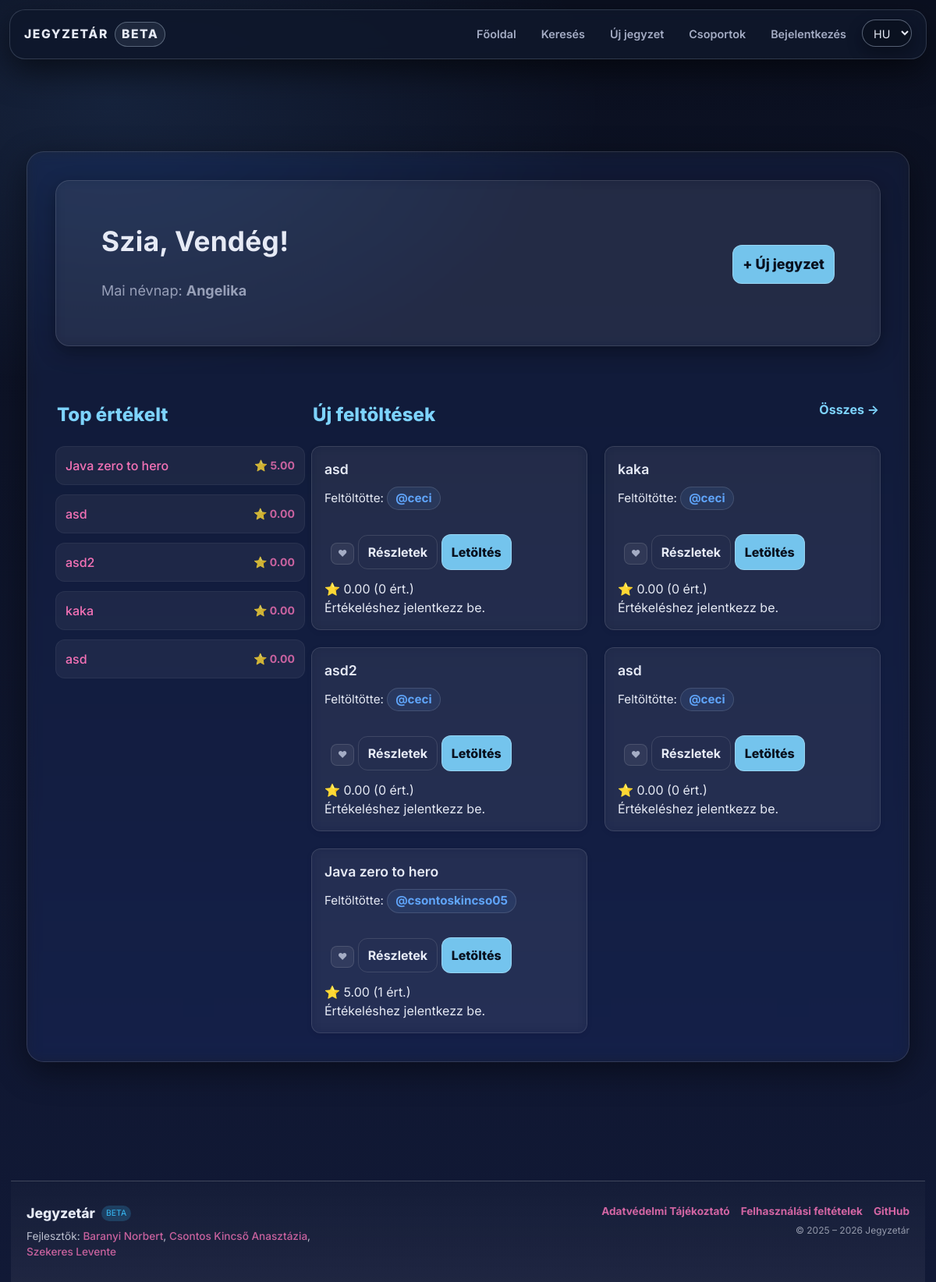
Before: / with the older database file.
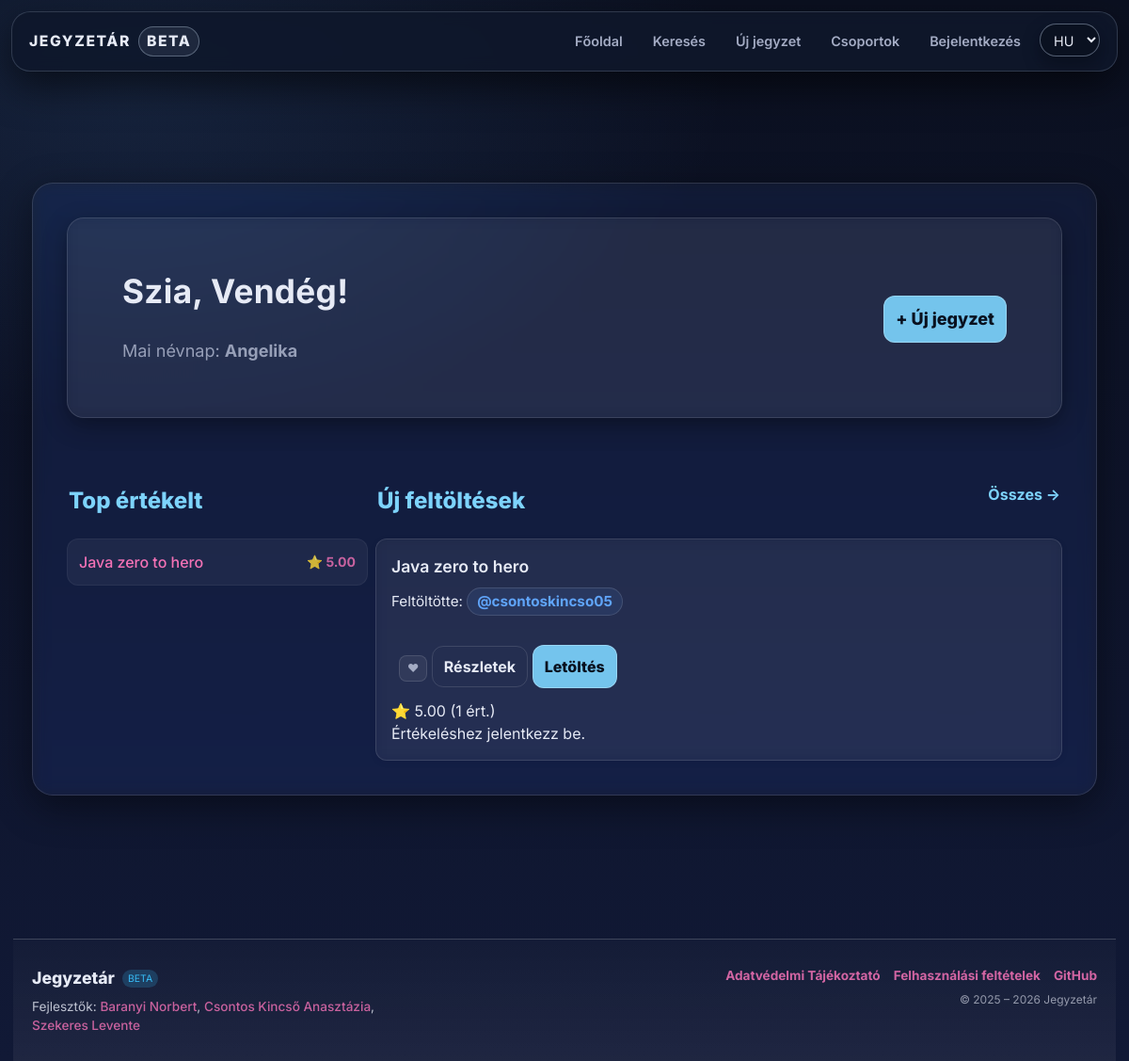
After: the same page with the newer database file.
### tables this page shows
CREATE TABLE `namedays` (
  `id` int(11) NOT NULL,
  `datum` varchar(5) DEFAULT NULL,
  `nevek` varchar(255) DEFAULT NULL
);

CREATE TABLE `files` (
  `id` int(11) NOT NULL,
  `uploaded_by` int(11) DEFAULT NULL,
  `name` varchar(255) NOT NULL,
  `file_name` varchar(255) NOT NULL,
  `description` text DEFAULT NULL,
  `file_path` varchar(255) NOT NULL,
  `subject` varchar(100) NOT NULL,
  `tags` varchar(255) NOT NULL,
  `tn_name` varchar(255) DEFAULT NULL,
  `file_size` bigint(20) UNSIGNED DEFAULT NULL,
  `download_count` int(11) NOT NULL DEFAULT 0,
  `content_text` longtext DEFAULT NULL,
  `edu_stage` enum('hs','uni') DEFAULT NULL,
  `edu_level` tinyint(4) DEFAULT NULL
);

CREATE TABLE `users` (
  `id` int(11) NOT NULL,
  `lastname` varchar(100) DEFAULT NULL,
  `firstname` varchar(100) DEFAULT NULL,
  `username` varchar(50) NOT NULL,
  `birthdate` date DEFAULT NULL,
  `gender` varchar(10) DEFAULT NULL,
  `email` varchar(50) NOT NULL,
  `profile_picture` varchar(255) DEFAULT NULL,
  `password` varchar(255) NOT NULL,
  `security_question` varchar(255) NOT NULL,
  `security_answer` varchar(255) NOT NULL,
  `admin` tinyint(1) NOT NULL,
  `registration_date` datetime DEFAULT NULL,
  `language` varchar(5) NOT NULL DEFAULT 'hu',
  `oauth_provider` varchar(20) DEFAULT NULL,
  `oauth_sub` varchar(191) DEFAULT NULL,
  `email_verified` tinyint(1) NOT NULL DEFAULT 0,
  `bio` text DEFAULT NULL,
  `profile_theme` varchar(32) NOT NULL DEFAULT 'default',
  `twofa_enabled` tinyint(1) NOT NULL DEFAULT 0
);

### assets/php/navbar.php (called while the page is built, shortened)
<?php
    $isLoggedIn = false;
?>

### assets/php/lang.php (called while the page is built, shortened)
<?php
    $supported_langs = ['hu', 'en', 'de'];
    if (isset($_GET['lang']) && in_array($_GET['lang'], $supported_langs, true)) {
        $lang = $_GET['lang'];
        $_SESSION['lang'] = $lang;
        if (!headers_sent()) {
            setcookie('lang', $lang, time() + 60*60*24*30, '/');
        }
    } else {
        if (isset($_SESSION['lang']) && in_array($_SESSION['lang'], $supported_langs, true)) {
            $lang = $_SESSION['lang'];
        } elseif (isset($_COOKIE['lang']) && in_array($_COOKIE['lang'], $supported_langs, true)) {
            $lang = $_COOKIE['lang'];
        } else {
            $lang = 'hu';
        }
    }
    $translations = [];
    if ($stmt = $conn->prepare("SELECT t_key, text FROM translations WHERE lang_code = ?")) {
        $stmt->bind_param('s', $lang);
        $stmt->execute();
        $result = $stmt->get_result();
        while ($row = $result->fetch_assoc()) {
            $translations[$row['t_key']] = $row['text'];
        }
    }
    if (!function_exists('t')) {
        function t(string $key): string
        {
            global $translations;
            return $translations[$key] ?? $key;
        }
    }

### assets/php/functions.php (called while the page is built, shortened)
<?php
    if (!function_exists('db_stmt')) {
        function db_stmt(mysqli $conn, string $sql, string $types = '', array $params = []): mysqli_stmt {
            $stmt = $conn->prepare($sql);
            if ($types !== '' && $params) {
                if (!$stmt->bind_param($types, ...$params)) {
                    db_log_error($conn, 'Paraméterek bind-elése sikertelen', $sql, $params);
                    throw new RuntimeException('Paraméterek bind-elése sikertelen: ' . $stmt->error);
                }
            }
            if (!$stmt->execute()) {
                db_log_error($conn, 'Végrehajtási hiba (execute)', $sql, $params);
                throw new RuntimeException('Végrehajtási hiba (execute): ' . $stmt->error);
            }
            return $stmt;
        }
    }
    if (!function_exists('db_query')) {
        function db_query(mysqli $conn, string $sql, string $types = '', array $params = []): mysqli_result
        {
            $stmt = db_stmt($conn, $sql, $types, $params);
            $result = $stmt->get_result();
            return $result;
        }
    }

### index.php (the view, shortened to what the rows shown need)
<?php
    require_once "assets/php/db.php";
    require_once "assets/php/lang.php";
    require_once "assets/php/functions.php";
    $user = null;
    $currentUserId = $user['id'] ?? 0;
    $displayName   = $user['username'] ?? t('guest');
    $today = date("m-d");
    $nd = db_query($conn, "SELECT nevek FROM namedays WHERE datum = ? LIMIT 1", "s", [$today]);
    $nameday = ($nd && $nd->num_rows > 0) ? $nd->fetch_assoc()['nevek'] : t('nameday_none_today');
    $popular_sql = "
        SELECT f.*, IFNULL(AVG(r.rating),0) AS avg_rating, COUNT(r.id) AS rating_count
        FROM files f
        LEFT JOIN ratings r ON f.id = r.file_id
        GROUP BY f.id
        ORDER BY avg_rating DESC, rating_count DESC
        LIMIT 8
    ";
    $popular_result = $conn->query($popular_sql);
    $latest_result = $conn->query("SELECT * FROM files ORDER BY id DESC LIMIT 12");
?>
<!DOCTYPE html>
<html lang="<?= htmlspecialchars($lang ?? 'hu') ?>">
<head>
    <link rel="stylesheet" href="assets/css/styles.css">
    <script src="https://cdn.jsdelivr.net/npm/@tailwindcss/browser@4"></script>
</head>
<body>
    <?php
        include 'assets/php/navbar.php';
    ?>
    <div class="content-wrapper w-full">
        <div class="main w-full max-w-6xl mx-auto px-4 md:px-6 lg:px-8">
            <section class="hero card mb-6 md:mb-8">
                <div class="hero-body p-4 md:p-6 lg:p-10">
                    <div class="hero-text">
                        <h1 class="hero-title text-2xl md:text-3xl lg:text-4xl font-bold mb-2">
                            <?= t('hero_greeting') . " " . htmlspecialchars($displayName) ?>!
                        </h1>
                        <p class="hero-sub text-base md:text-lg opacity-90"><?= t('hero_nameday') ?>: <strong><?= htmlspecialchars($nameday) ?></strong></p>
                    </div>
                </div>
            </section>
            <div class="home-grid">
            <section class="content-main flex-1 min-w-0">
                    <?php if ($latest_result && $latest_result->num_rows > 0): ?>
                        <div class="content-grid grid grid-cols-1 md:grid-cols-2 gap-4 md:gap-6">
                            <?php while ($file = $latest_result->fetch_assoc()):
                                    $file_id = (int)$file['id'];
                                    $uploaderRes = db_query($conn, "SELECT username FROM users WHERE id = ? LIMIT 1", "i", [(int)$file['uploaded_by']]);
                                    $uploader = ($uploaderRes && $uploaderRes->num_rows) ? $uploaderRes->fetch_assoc() : ['username' => 'ismeretlen'];
                                    $avgRes = db_query($conn, "SELECT AVG(rating) AS avg, COUNT(*) AS c FROM ratings WHERE file_id = ?", "i", [$file_id]);
                                    $avg = "0.00";
                                    $cnt = 0;
                                    if ($avgRes && $avgRes->num_rows) {
                                        $d = $avgRes->fetch_assoc();
                                        $avg = number_format((float)($d['avg'] ?? 0), 2);
                                        $cnt = (int)($d['c'] ?? 0);
                                    }
                                    $userRating = 0;
                                $is_favorite = false;
                            ?>
                                <article class="card note-card" id="file-<?= (int)$file_id ?>">
                                    <header class="note-header">
                                        <div class="card-title-group">
                                            <h4 class="entry-title"><?= htmlspecialchars($file['name'] ?? '') ?></h4>
                                            <p class="uploader-info">
                                                Feltöltötte:
                                                <a class="uploader-name" href="profile.php?user=<?= urlencode($uploader['username'] ?? '') ?>">
                                                    @<?= htmlspecialchars($uploader['username'] ?? 'ismeretlen') ?>
                                                </a>
                                            </p>
                                        </div>
                                    </header>
                                    <div class="card-actions">
                                        <?php if ($isLoggedIn && $currentUserId): ?>
                                            <form method="POST" style="margin:0;">
                                                <input type="hidden" name="favorite-btn" value="1">
                                                <input type="hidden" name="favorite_file_id" value="<?= (int)$file_id ?>">
                                                <button type="submit"
                                                        class="favorite-btn <?= $is_favorite ? 'favorited' : '' ?>"
                                                        title="<?= $is_favorite ? 'Kedvencekből törlés' : 'Kedvencekhez' ?>">
                                                    ❤
                                                </button>
                                            </form>
                                        <?php else: ?>
                                            <a class="favorite-btn" href="reglog.php" title="Jelentkezz be a kedvencekhez">
                                                ❤
                                            </a>
                                        <?php endif; ?>
                                        <a href="note.php?id=<?= (int)$file_id ?>" class="btn-sm btn-ghost">
                                            Részletek
                                        </a>
                                        <a href="assets/php/download.php?id=<?= (int)$file_id ?>" class="btn-sm btn-cta">
                                            Letöltés
                                        </a>
                                    </div>
                                    <div class="card-footer-meta">
                                        <div class="rating-display">
                                            ⭐ <span class="rating-value"><?= htmlspecialchars($avg) ?></span>
                                            <span class="rating-count">(<?= (int)$cnt ?> ért.)</span>
                                        </div>
                                        <?php if ($isLoggedIn && $currentUserId): ?>
                                            <form class="rating-form" method="POST" action="index.php">
                                                <input type="hidden" name="rate-btn" value="1">
                                                <input type="hidden" name="rate_file_id" value="<?= (int)$file_id ?>">
                                                <div class="star-rating" aria-label="Értékelés">
                                                    <?php for ($i = 5; $i >= 1; $i--): ?>
                                                        <input
                                                                type="radio"
                                                                id="rate-<?= (int)$file_id ?>-<?= $i ?>"
                                                                name="rating"
                                                                value="<?= $i ?>"
                                                                <?= ((int)$userRating === $i) ? 'checked' : '' ?>
                                                                onchange="this.form.submit()"
                                                        >
                                                        <label for="rate-<?= (int)$file_id ?>-<?= $i ?>" title="<?= $i ?> csillag">★</label>
                                                    <?php endfor; ?>
                                                </div>
                                                <?php if ((int)$userRating > 0): ?>
                                                    <span class="rating-count">Te: <?= (int)$userRating ?>/5</span>
                                                <?php endif; ?>
                                            </form>
                                        <?php else: ?>
                                            <span class="rating-count">Értékeléshez jelentkezz be.</span>
                                        <?php endif; ?>
                                    </div>
                                </article>
                            <?php endwhile; ?>
                        </div>
                    <?php endif; ?>
                </section>
                <aside class="content-aside w-full lg:w-80 min-w-0">
                    <?php if ($popular_result && $popular_result->num_rows > 0): ?>
                        <div class="list-compact flex flex-col gap-3">
                            <?php while ($file = $popular_result->fetch_assoc()): ?>
                                <a href="note.php?id=<?= $file['id'] ?>" class="popular-item-link block p-3 rounded-xl bg-white/5 hover:bg-white/10 transition-colors border border-white/5 min-w-0">
                                    <div class="flex justify-between items-center gap-2 min-w-0">
                                        <span class="font-medium truncate text-sm md:text-base"><?= htmlspecialchars($file['name'] ?? '') ?></span>
                                        <span class="text-xs md:text-sm whitespace-nowrap opacity-80">⭐ <?= number_format((float)$file['avg_rating'], 2) ?></span>
                                    </div>
                                </a>
                            <?php endwhile; ?>
                        </div>
                    <?php endif; ?>
                </aside>
            </div>
        </div>
    </div>
    </body>
</html>

Changed rows visible on the page:
removed files: name "asd", users.username "ceci", avg "0.00", cnt "0", avg_rating "0.00"
removed files: name "kaka", users.username "ceci", avg "0.00", cnt "0", avg_rating "0.00"
removed files: name "asd2", users.username "ceci", avg "0.00", cnt "0", avg_rating "0.00"
removed files: name "asd", users.username "ceci", avg "0.00", cnt "0", avg_rating "0.00"
